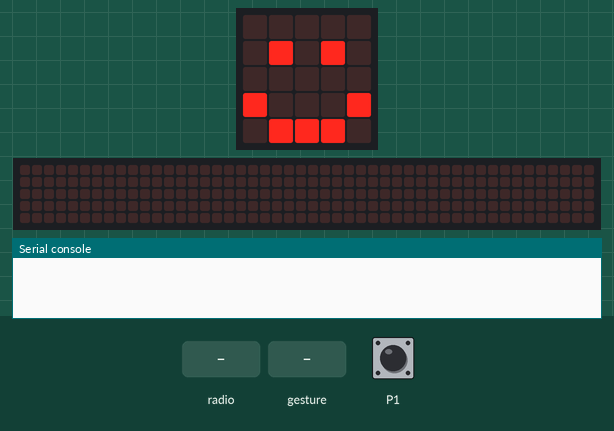
Simulated run of this program. Board: BBC micro:bit (MakeCode). Shown: the board's 5×5 LED display, a strip that is not on the board, showing the scrolling text unrolled, the last lines printed to the serial console. The inputs (shaded band) are chosen by the test bench. No radio messages arrive unless stated (any console line starting 'radio sent:' is added by the test bench); a tilt is held for 1.5 s and a shake lasts 1 s, then the board lies face up again; the 48×5 strip is a reading aid, not a part: it shows the text the display is scrolling, unrolled, one strip-width of it at a time.

Above: at 1.8 s.
1.9 s: radio message "aanval=1" arrives
At 2.51 s:
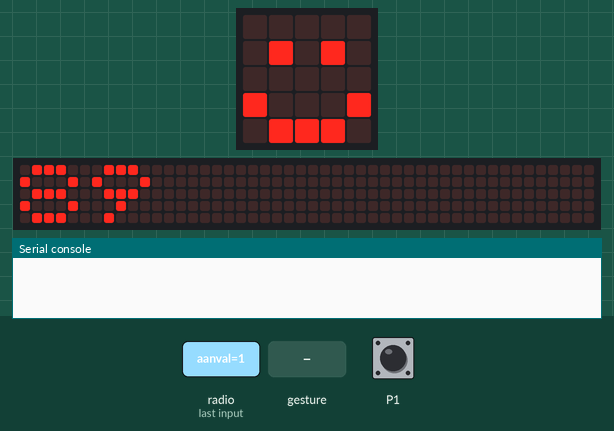
4.3 s: touch pin P1 pressed for 0.15 s
5.0 s: radio message "aanval=100" arrives
At 5.96 s:
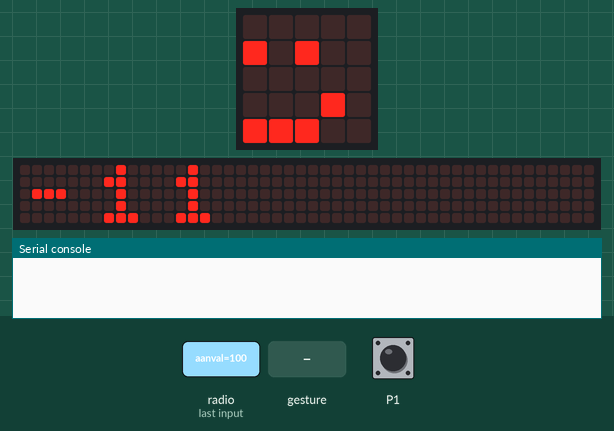
8.0 s: gesture '3g'
11.0 s: radio message "aanval=0" arrives
At 11.21 s:
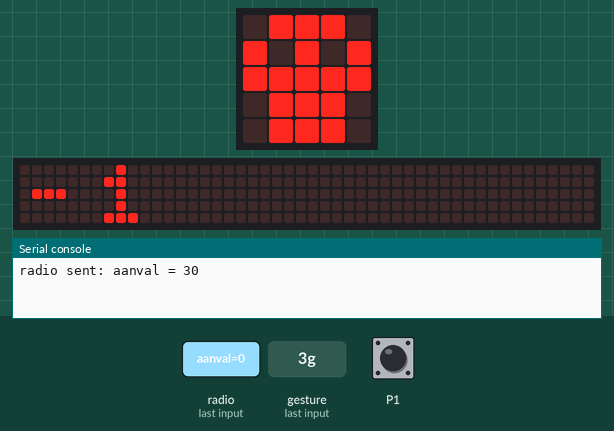
12.6 s: touch pin P1 pressed 2 times (0.12 s each, 0.3 s apart)
At 15.2 s:
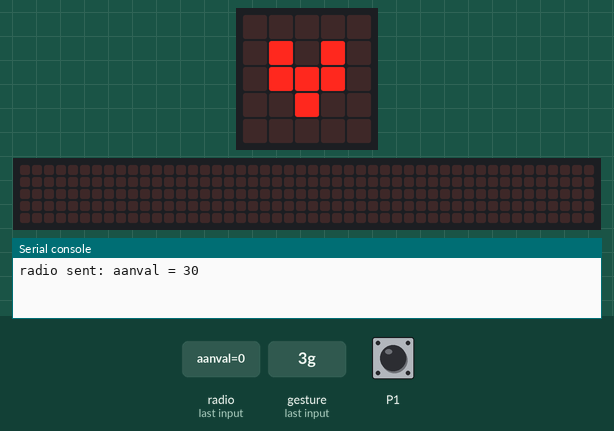
Timing chart, 0 to 16.7 s (numbered marks = the images above; inputs shaded):
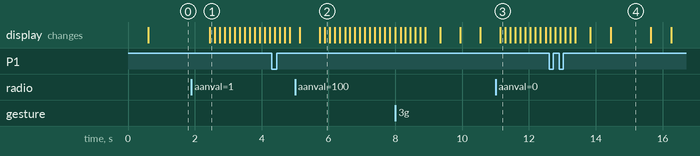

Measured:
- after the input at 1.9 s, the display: changes after 0.54 s (image 1)
- after the input at 5.0 s, the display: first differs from a run without the input after 0.74 s (image 2 shows a later state)
- after the input at 11.0 s, the display: changes after 0.14 s (image 3)
- after the input at 12.6 s, the display: first differs from a run without the input after 1.8 s (image 4)

The program:

main.ts
```typescript
input.onPinPressed(TouchPin.P1, function () {
    basic.showIcon(IconNames.SmallHeart)
    if (hp < 90) {
        hp += 10
    }
})
radio.onReceivedValue(function (name, value) {
    if (hp > 0) {
        hp = hp - value
    }
    basic.showNumber(hp)
})
input.onGesture(Gesture.ThreeG, function () {
    radio.sendValue("aanval", 30)
})
let hp = 0
hp = 90
radio.setGroup(33)
basic.showIcon(IconNames.Heart)
basic.forever(function () {
    if (hp > 70) {
        basic.showIcon(IconNames.Happy)
    } else if (hp > 40 && hp <= 70) {
        basic.showIcon(IconNames.Asleep)
    } else if (hp > 10 && hp <= 40) {
        basic.showIcon(IconNames.Sad)
    } else {
        basic.showIcon(IconNames.Skull)
    }
})
```

test.ts
```typescript
// tests gaan hier; deze zal niet worden gecompileerd wanneer dit pakket wordt gebruikt als extensie.
```
